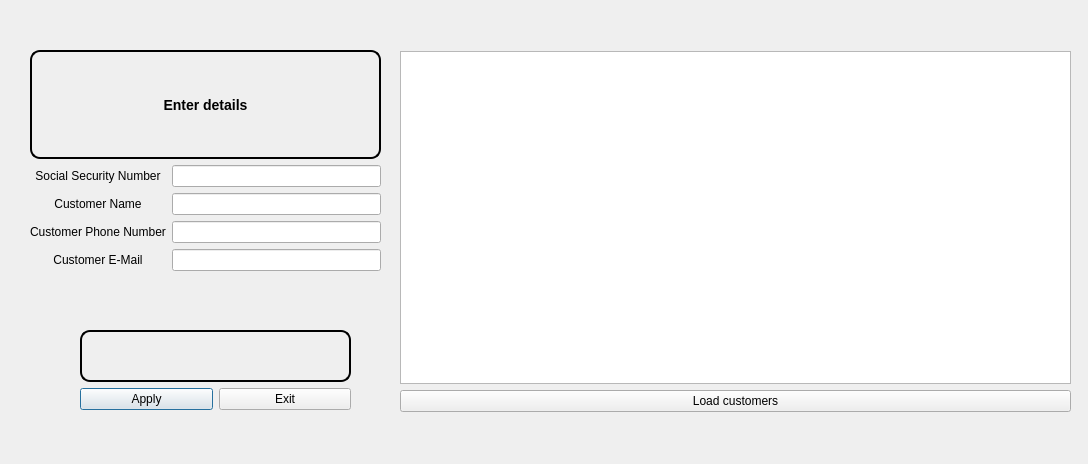
<?xml version="1.0" encoding="UTF-8"?>
<ui version="4.0">
 <class>customeredit</class>
 <widget class="QDialog" name="customeredit">
  <property name="geometry">
   <rect>
    <x>0</x>
    <y>0</y>
    <width>1088</width>
    <height>464</height>
   </rect>
  </property>
  <property name="windowTitle">
   <string>Dialog</string>
  </property>
  <widget class="QWidget" name="verticalLayoutWidget">
   <property name="geometry">
    <rect>
     <x>30</x>
     <y>50</y>
     <width>351</width>
     <height>221</height>
    </rect>
   </property>
   <layout class="QVBoxLayout" name="verticalLayout">
    <item>
     <widget class="QLabel" name="label">
      <property name="styleSheet">
       <string notr="true">border-style: outset;
    border-width: 2px;
    border-radius: 10px;
    border-color: black;
    font: bold 14px;
    min-width: 10em;
    padding: 6px;</string>
      </property>
      <property name="text">
       <string>Enter details</string>
      </property>
      <property name="alignment">
       <set>Qt::AlignCenter</set>
      </property>
     </widget>
    </item>
    <item>
     <layout class="QGridLayout" name="gridLayout">
      <item row="2" column="0">
       <widget class="QLabel" name="phonelabel">
        <property name="text">
         <string>Customer Phone Number</string>
        </property>
        <property name="alignment">
         <set>Qt::AlignCenter</set>
        </property>
       </widget>
      </item>
      <item row="1" column="1">
       <widget class="QLineEdit" name="nametxt"/>
      </item>
      <item row="0" column="1">
       <widget class="QLineEdit" name="ssnrtxt"/>
      </item>
      <item row="3" column="0">
       <widget class="QLabel" name="label_2">
        <property name="text">
         <string>Customer E-Mail</string>
        </property>
        <property name="alignment">
         <set>Qt::AlignCenter</set>
        </property>
       </widget>
      </item>
      <item row="2" column="1">
       <widget class="QLineEdit" name="phonetxt"/>
      </item>
      <item row="0" column="0">
       <widget class="QLabel" name="ssnrlabel">
        <property name="text">
         <string>Social Security Number</string>
        </property>
        <property name="alignment">
         <set>Qt::AlignCenter</set>
        </property>
       </widget>
      </item>
      <item row="1" column="0">
       <widget class="QLabel" name="namelabel">
        <property name="text">
         <string>Customer Name</string>
        </property>
        <property name="alignment">
         <set>Qt::AlignCenter</set>
        </property>
       </widget>
      </item>
      <item row="3" column="1">
       <widget class="QLineEdit" name="emailtxt"/>
      </item>
     </layout>
    </item>
   </layout>
  </widget>
  <widget class="QWidget" name="verticalLayoutWidget_2">
   <property name="geometry">
    <rect>
     <x>80</x>
     <y>330</y>
     <width>271</width>
     <height>80</height>
    </rect>
   </property>
   <layout class="QVBoxLayout" name="verticalLayout_2">
    <item>
     <widget class="QLabel" name="message">
      <property name="styleSheet">
       <string notr="true">border-style: outset;
    border-width: 2px;
    border-radius: 10px;
    border-color: black;
    font: bold 14px;
    min-width: 10em;
    padding: 6px;</string>
      </property>
      <property name="text">
       <string/>
      </property>
      <property name="alignment">
       <set>Qt::AlignCenter</set>
      </property>
     </widget>
    </item>
    <item>
     <layout class="QHBoxLayout" name="horizontalLayout">
      <item>
       <widget class="QPushButton" name="applybutton">
        <property name="text">
         <string>Apply</string>
        </property>
       </widget>
      </item>
      <item>
       <widget class="QPushButton" name="exitbutton">
        <property name="text">
         <string>Exit</string>
        </property>
       </widget>
      </item>
     </layout>
    </item>
   </layout>
  </widget>
  <widget class="QWidget" name="verticalLayoutWidget_3">
   <property name="geometry">
    <rect>
     <x>400</x>
     <y>51</y>
     <width>671</width>
     <height>361</height>
    </rect>
   </property>
   <layout class="QVBoxLayout" name="verticalLayout_4">
    <item>
     <widget class="QTableView" name="tableView"/>
    </item>
    <item>
     <widget class="QPushButton" name="loadbutton">
      <property name="text">
       <string>Load customers</string>
      </property>
     </widget>
    </item>
   </layout>
  </widget>
 </widget>
 <resources/>
 <connections/>
</ui>
